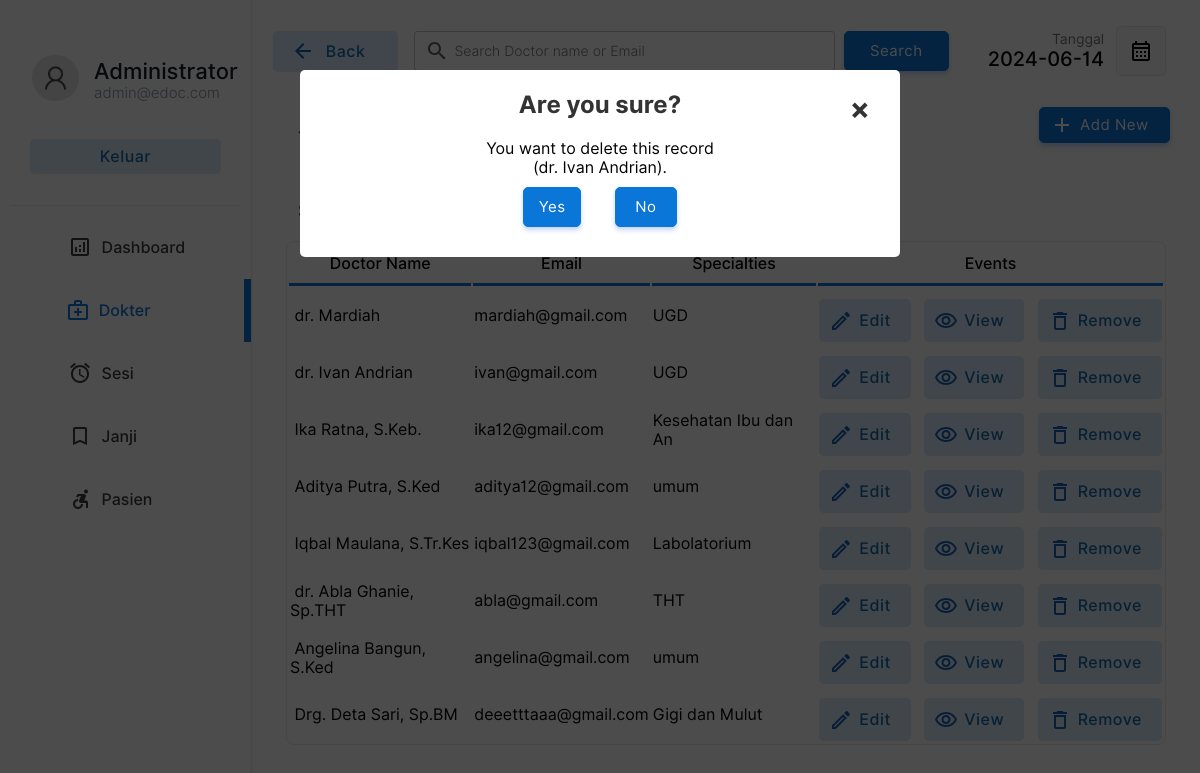
The page /doctor/doctors.php?action=drop&id=8&name=dr. Ivan Andrian (signed in) on the database its author committed.
### tables this page shows
CREATE TABLE `doctor` (
  `docid` int(11) NOT NULL,
  `docemail` varchar(255) DEFAULT NULL,
  `docname` varchar(255) DEFAULT NULL,
  `docpassword` varchar(255) DEFAULT NULL,
  `docnic` varchar(15) DEFAULT NULL,
  `doctel` varchar(15) DEFAULT NULL,
  `specialties` int(2) DEFAULT NULL
);

CREATE TABLE `specialties` (
  `id` int(2) NOT NULL,
  `sname` varchar(50) DEFAULT NULL
);

### doctor/doctors.php (the view, shortened to what the rows shown need)
<!DOCTYPE html>
<html lang="en">
<head>
    <link rel="stylesheet" href="../css/animations.css">
    <link rel="stylesheet" href="../css/main.css">
    <link rel="stylesheet" href="../css/admin.css">
</head>
<body>
    <?php
    include("../connection.php");
    ?>
        <div class="dash-body">
            <table border="0" width="100%" style=" border-spacing: 0;margin:0;padding:0;margin-top:25px; ">
                <?php
                    if($_POST){
                        $keyword=$_POST["search"];
                        $sqlmain= "select * from doctor where docemail='$keyword' or docname='$keyword' or docname like '$keyword%' or docname like '%$keyword' or docname like '%$keyword%'";
                    }else{
                        $sqlmain= "select * from doctor order by docid desc";
                    }
                ?>
                <tr>
                   <td colspan="4">
                       <center>
                        <div class="abc scroll">
                        <table width="93%" class="sub-table scrolldown" border="0">
                        <thead>
                        <tr>
                                <th class="table-headin">
                                Doctor Name
                                </th>
                                <th class="table-headin">
                                    Email
                                </th>
                                <th class="table-headin">
                                    Specialties
                                </th>
                                <th class="table-headin">
                                    Events
                                </tr>
                        </thead>
                        <tbody>
                            <?php
                                $result= $database->query($sqlmain);
                                if($result->num_rows==0){
                                    echo '<tr>
                                    <td colspan="4">
                                    <br><br><br><br>
                                    <center>
                                    <img src="../img/notfound.svg" width="25%">
                                    <br>
                                    <p class="heading-main12" style="margin-left: 45px;font-size:20px;color:rgb(49, 49, 49)">Tidak ada hasil yang sesuai dengan kata kunci Anda!</p>
                                    <a class="non-style-link" href="doctors.php"><button  class="login-btn btn-primary-soft btn"  style="display: flex;justify-content: center;align-items: center;margin-left:20px;">&nbsp; Lihat semua Dokter &nbsp;</font></button>
                                    </a>
                                    </center>
                                    <br><br><br><br>
                                    </td>
                                    </tr>';
                                }
                                else{
                                for ( $x=0; $x<$result->num_rows;$x++){
                                    $row=$result->fetch_assoc();
                                    $docid=$row["docid"];
                                    $name=$row["docname"];
                                    $email=$row["docemail"];
                                    $spe=$row["specialties"];
                                    $spcil_res= $database->query("select sname from specialties where id='$spe'");
                                    $spcil_array= $spcil_res->fetch_assoc();
                                    $spcil_name=$spcil_array["sname"];
                                    echo '<tr>
                                        <td> &nbsp;'.
                                        substr($name,0,30)
                                        .'</td>
                                        <td>
                                        '.substr($email,0,20).'
                                        </td>
                                        <td>
                                            '.substr($spcil_name,0,20).'
                                        </td>
                                        <td>
                                        <div style="display:flex;justify-content: center;">
                                        <a href="?action=edit&id='.$docid.'&error=0" class="non-style-link"><button  class="btn-primary-soft btn button-icon btn-edit"  style="padding-left: 40px;padding-top: 12px;padding-bottom: 12px;margin-top: 10px;"><font class="tn-in-text">Edit</font></button></a>
                                        &nbsp;&nbsp;&nbsp;
                                        <a href="?action=view&id='.$docid.'" class="non-style-link"><button  class="btn-primary-soft btn button-icon btn-view"  style="padding-left: 40px;padding-top: 12px;padding-bottom: 12px;margin-top: 10px;"><font class="tn-in-text">View</font></button></a>
                                       &nbsp;&nbsp;&nbsp;
                                       <a href="?action=drop&id='.$docid.'&name='.$name.'" class="non-style-link"><button  class="btn-primary-soft btn button-icon btn-delete"  style="padding-left: 40px;padding-top: 12px;padding-bottom: 12px;margin-top: 10px;"><font class="tn-in-text">Remove</font></button></a>
                                        </div>
                                        </td>
                                    </tr>';
                                }
                            }
                            ?>
                            </tbody>
                        </table>
                        </div>
                        </center>
                   </td>
                </tr>
            </table>
        </div>
    <?php
    if($_GET){
        $id=$_GET["id"];
        $action=$_GET["action"];
        if($action=='drop'){
            $nameget=$_GET["name"];
            echo '
            <div id="popup1" class="overlay">
                    <div class="popup">
                    <center>
                        <h2>Are you sure?</h2>
                        <a class="close" href="doctors.php">&times;</a>
                        <div class="content">
                            You want to delete this record<br>('.substr($nameget,0,40).').
                        </div>
                        <div style="display: flex;justify-content: center;">
                        <a href="delete-doctor.php?id='.$id.'" class="non-style-link"><button  class="btn-primary btn"  style="display: flex;justify-content: center;align-items: center;margin:10px;padding:10px;"<font class="tn-in-text">&nbsp;Yes&nbsp;</font></button></a>&nbsp;&nbsp;&nbsp;
                        <a href="doctors.php" class="non-style-link"><button  class="btn-primary btn"  style="display: flex;justify-content: center;align-items: center;margin:10px;padding:10px;"><font class="tn-in-text">&nbsp;&nbsp;No&nbsp;&nbsp;</font></button></a>
                        </div>
                    </center>
            </div>
            </div>
            ';
        }elseif($action=='edit'){
            $sqlmain= "select * from doctor where docid='$id'";
            $result= $database->query($sqlmain);
            $row=$result->fetch_assoc();
            $name=$row["docname"];
            $email=$row["docemail"];
            $spe=$row["specialties"];
            $spcil_res= $database->query("select sname from specialties where id='$spe'");
            $spcil_array= $spcil_res->fetch_assoc();
            $spcil_name=$spcil_array["sname"];
            $tele=$row['doctel'];
            $error_1=$_GET["error"];
                $errorlist= array(
                    '1'=>'<label for="promter" class="form-label" style="color:rgb(255, 62, 62);text-align:center;">Already have an account for this Email address.</label>',
                    '2'=>'<label for="promter" class="form-label" style="color:rgb(255, 62, 62);text-align:center;">Password Conformation Error! Reconform Password</label>',
                    '3'=>'<label for="promter" class="form-label" style="color:rgb(255, 62, 62);text-align:center;"></label>',
                    '4'=>"",
                    '0'=>'',
                );
            if($error_1!='4'){
                    echo '
                    <div id="popup1" class="overlay">
                            <div class="popup">
                            <center>
                                <a class="close" href="doctors.php">&times;</a>
                                <div style="display: flex;justify-content: center;">
                                <div class="abc">
                                <table width="80%" class="sub-table scrolldown add-doc-form-container" border="0">
                                <tr>
                                        <td class="label-td" colspan="2">'.
                                            $errorlist[$error_1]
                                        .'</td>
                                    </tr>
                                    <tr>
                                        <td>
                                            <p style="padding: 0;margin: 0;text-align: left;font-size: 25px;font-weight: 500;">Edit Doctor Details.</p>
                                        Doctor ID : '.$id.' (Auto Generated)<br><br>
                                        </td>
                                    </tr>
                                    <tr>
                                        <td class="label-td" colspan="2">
                                            <form action="edit-doc.php" method="POST" class="add-new-form">
                                            <label for="Email" class="form-label">Email: </label>
                                            <input type="hidden" value="'.$id.'" name="id00">
                                        </td>
                                    </tr>
                                    <tr>
                                        <td class="label-td" colspan="2">
                                        <input type="email" name="email" class="input-text" placeholder="Email Address" value="'.$email.'" required><br>
                                        </td>
                                    </tr>
                                    <tr>
                                        <td class="label-td" colspan="2">
                                            <label for="name" class="form-label">Name: </label>
                                        </td>
                                    </tr>
                                    <tr>
                                        <td class="label-td" colspan="2">
                                            <input type="text" name="name" class="input-text" placeholder="Nama Dokter" value="'.$name.'" required><br>
                                        </td>
                                    </tr>
                                    <tr>
                                        <td class="label-td" colspan="2">
                                            <label for="Tele" class="form-label">Telephone: </label>
                                        </td>
                                    </tr>
                                    <tr>
                                        <td class="label-td" colspan="2">
                                            <input type="tel" name="Tele" class="input-text" placeholder="Nomor Telpon" value="'.$tele.'" required><br>
                                        </td>
                                    </tr>
                                    <tr>
                                        <td class="label-td" colspan="2">
                                            <label for="spec" class="form-label">Pilih spesialis: (Current'.$spcil_name.')</label>
                                        </td>
                                    </tr>
                                    <tr>
                                        <td class="label-td" colspan="2">
                                            <select name="spec" id="" class="box">';
                                                $list11 = $database->query("select  * from  specialties;");
                                                for ($y=0;$y<$list11->num_rows;$y++){
                                                    $row00=$list11->fetch_assoc();
                                                    $sn=$row00["sname"];
                                                    $id00=$row00["id"];
                                                    echo "<option value=".$id00.">$sn</option><br/>";
                                                };
                                echo     '       </select><br><br>
                                        </td>
                                    </tr>
                                    <tr>
                                        <td class="label-td" colspan="2">
                                            <label for="password" class="form-label">Password: </label>
                                        </td>
                                    </tr>
                                    <tr>
                                        <td class="label-td" colspan="2">
                                            <input type="password" name="password" class="input-text" placeholder="Defind a Password" required><br>
                                        </td>
                                    </tr><tr>
                                        <td class="label-td" colspan="2">
                                            <label for="cpassword" class="form-label">Conform Password: </label>
                                        </td>
                                    </tr>
                                    <tr>
                                        <td class="label-td" colspan="2">
                                            <input type="password" name="cpassword" class="input-text" placeholder="Conform Password" required><br>
                                        </td>
                                    </tr>
                                    <tr>
                                        <td colspan="2">
                                            <input type="reset" value="Reset" class="login-btn btn-primary-soft btn" >&nbsp;&nbsp;&nbsp;&nbsp;&nbsp;
                                            <input type="submit" value="Save" class="login-btn btn-primary btn">
                                        </td>
                                    </tr>
                                    </form>
                                    </tr>
                                </table>
                                </div>
                                </div>
                            </center>
                            <br><br>
                    </div>
                    </div>
                    ';
        }; };
    };
?>
</body>
</html>

### rows shown on the page
doctor: docname "dr. Mardiah", docemail "mardiah@gmail.com", specialties.sname "UGD"
doctor: docname "dr. Ivan Andrian", docemail "ivan@gmail.com", specialties.sname "UGD"
doctor: docname "Ika Ratna, S.Keb.", docemail "ika12@gmail.com", specialties.sname "Kesehatan Ibu dan An"
doctor: docname "Aditya Putra, S.Ked", docemail "aditya12@gmail.com", specialties.sname "umum"
doctor: docname "Iqbal Maulana, S.Tr.Kes", docemail "iqbal123@gmail.com", specialties.sname "Labolatorium"
doctor: docname "dr. Abla Ghanie, Sp.THT", docemail "abla@gmail.com", specialties.sname "THT"
doctor: docname "Angelina Bangun, S.Ked", docemail "angelina@gmail.com", specialties.sname "umum"
doctor: docname "Drg. Deta Sari, Sp.BM", docemail "deeetttaaa@gmail.com", specialties.sname "Gigi dan Mulut"

### other values the page prints
substr($nameget,0,40) "dr. Ivan Andrian"
